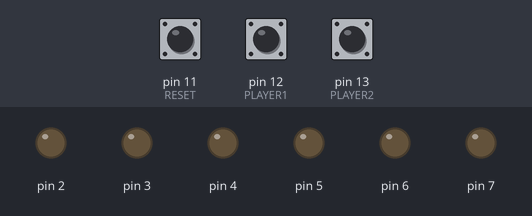
Bench run of a program on a simulated Arduino Uno, built with avr-gcc and run on an emulated ATmega328P. Shown: output pins drawn as LEDs (lit = HIGH). Dashed ring = blinking. Inputs (shaded band) come from the test bench; at power-on: pin 12 (PLAYER1) HIGH, pin 13 (PLAYER2) HIGH, pin 11 (RESET) HIGH.

Above: at 1.2 s.
1.3 s: pin 12 (PLAYER1) pulled LOW for 1 s
At 2.6 s:
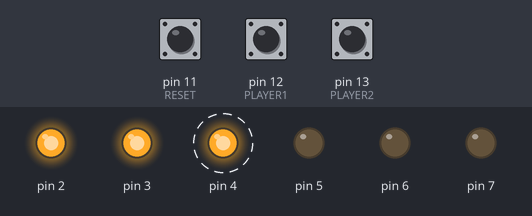
4.7 s: pin 12 (PLAYER1) pulled LOW for 3.2 s
At 7.65 s:
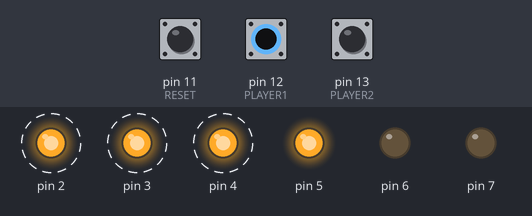
9.6 s: pin 13 (PLAYER2) pulled LOW for 1 s
At 11.9 s:
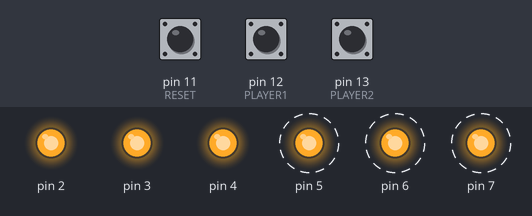
13.6 s: pin 11 (RESET) pulled LOW for 3.2 s
At 14.3 s:
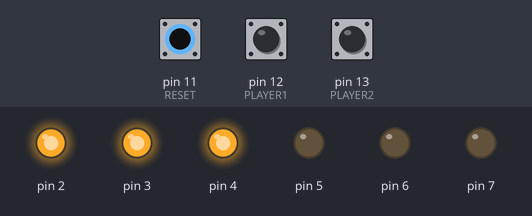
18.3 s: pin 13 (PLAYER2) pulled LOW for 0.15 s
At 19.0 s:
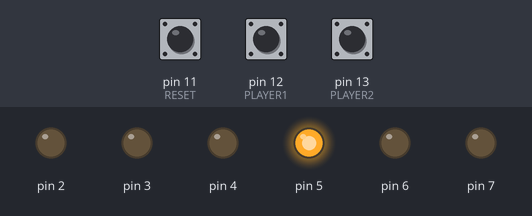
20.1 s: pin 12 (PLAYER1) pulled LOW for 0.15 s
At 21.6 s:
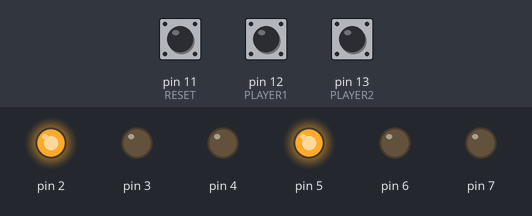
Timing chart, 0 to 22.9 s (numbered marks = the images above; inputs shaded):
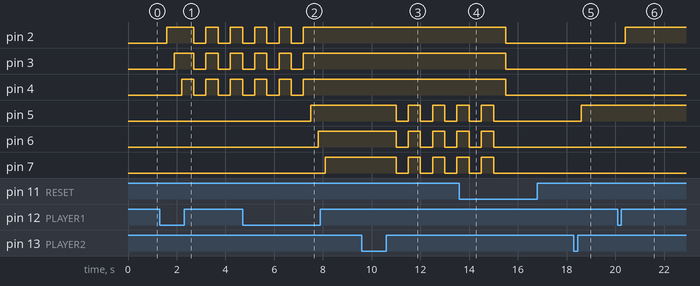

Measured:
- after the input at 1.3 s, pin 2: goes HIGH 1.1 s, LOW 0.50 s, HIGH 0.50 s, LOW 0.50 s, then HIGH, starting after 0.30 s; pin 3: goes HIGH 0.80 s, LOW 0.50 s, HIGH 0.50 s, LOW 0.50 s, then HIGH, starting after 0.60 s; pin 4: alternates HIGH for 0.50 s and LOW for 0.50 s, starting after 0.90 s
- after the input at 4.7 s, pin 2–4: goes on until 7.2 s, then stays HIGH; pin 5: LOW → HIGH after 2.8 s; pin 6: LOW → HIGH after 3.1 s; pin 7: LOW → HIGH after 3.4 s
- after the input at 9.6 s, pin 5–7: alternates HIGH for 0.50 s and LOW for 0.50 s, starting after 1.4 s
- after the input at 13.6 s, pin 2–4: HIGH → LOW after 1.9 s; pin 5–7: goes on until 15.0 s, then stays LOW
- after the input at 18.3 s, pin 5: LOW → HIGH after 0.30 s
- after the input at 20.1 s, pin 2: LOW → HIGH after 0.30 s

The program:

main.cpp
```cpp
#include <Arduino.h>

#define PLAYER1 12
#define PLAYER2 13
#define RESET 11

int scoreP1 = 0;
int scoreP2 = 0;

void setup()
{
  pinMode(PLAYER1, INPUT_PULLUP);
  pinMode(PLAYER2, INPUT_PULLUP);
  pinMode(RESET, INPUT_PULLUP);
  for (size_t i = 2; i < 8; i++)
  {
    pinMode(i, OUTPUT);
  }
}

void LightUpP1()
{
  for (int i = 2; i < scoreP1 + 2; i++)
  {
    digitalWrite(i, HIGH);
  }
}

void LightUpP2()
{
  for (int i = 5; i < scoreP2 + 5; i++)
  {
    digitalWrite(i, HIGH);
  }
}

void LedDance(int player)
{
  switch (player)
  {
  case 1:
    for (size_t i = 0; i < 5; i++)
    {
      for (int i = 2; i < scoreP1 + 2; i++)
      {
        digitalWrite(i, HIGH);
      }
      delay(500);
      for (int i = 2; i < scoreP1 + 2; i++)
      {
        digitalWrite(i, LOW);
      }
      delay(500);
    }

    break;
  case 2:
    for (size_t i = 0; i < 5; i++)
    {
      for (int i = 5; i < scoreP2 + 5; i++)
      {
        digitalWrite(i, HIGH);
      }
      delay(500);
      for (int i = 5; i < scoreP2 + 5; i++)
      {
        digitalWrite(i, LOW);
      }
      delay(500);
    }
  default:
    break;
  }
}

void loop()
{
  if (digitalRead(PLAYER1) == LOW) // Increment Red LEDs
  {
    delay(300);
    if (scoreP2 != 3)
      scoreP1++;
  }

  if (digitalRead(PLAYER2) == LOW) // Inrement Green LEDs
  {
    delay(300);
    if (scoreP1 != 3)
      scoreP2++;
  }

  if (digitalRead(RESET) == LOW) // Reset Board
  {
    scoreP1 = 0;
    scoreP2 = 0;
    for (size_t i = 2; i < 8; i++)
    {
      digitalWrite(i, LOW);
    }
  }

  if (scoreP1 == 3)
    LedDance(1);
  if (scoreP2 == 3)
    LedDance(2);

  LightUpP1();
  LightUpP2();
}
```
